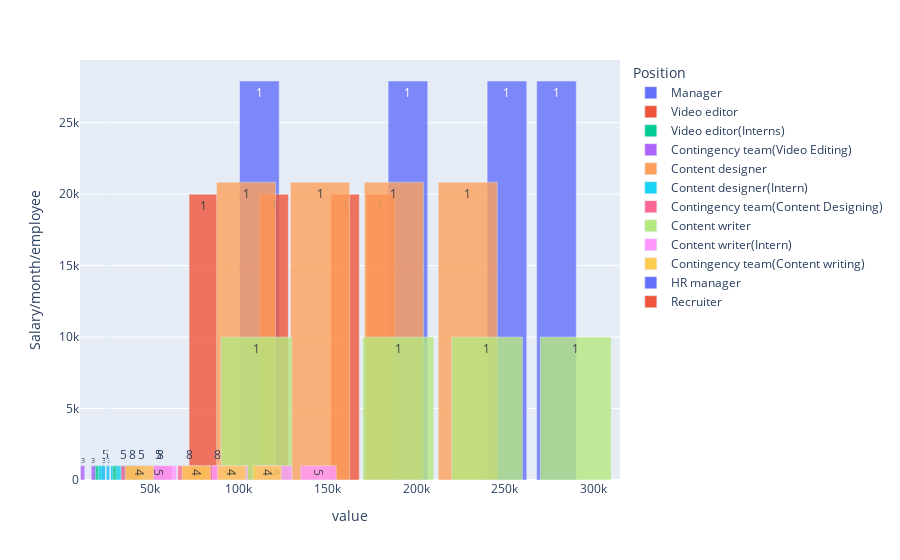

The notebook cell saved with this chart:
### Code cell
barchart = px.bar(
    data_frame=df,
    x=["Month 6", "Month 12", "Month 18", "Month 24"],
    y="Salary/month/employee",
    color="Position",              
    opacity=0.8,                 
    orientation="v",              
    barmode='overlay',
    

    text=['Number of employees', ''],          
    hover_name='Salary/month',
    
    labels={"Salary/month":"Salary per month", "Salary/year":"Salary per year"},
          
)
pio.show(barchart)

### Figure 1 — Plotly figure (JSON) as saved in the notebook; plotly's stock layout.template omitted (floating-point values rounded to 4 significant figures)
{"data": [{"alignmentgroup": "True", "hovertemplate": "<b>%{hovertext}</b><br><br>Position=Manager<br>value=%{x}<br>Salary/month/employee=%{y}<br>Number of employees=%{text}<extra></extra>", "hovertext": [27920.0, 27920.0, 27920.0, 27920.0], "legendgroup": "Manager", "marker": {"color": "#636efa", "opacity": 0.8, "pattern": {"shape": ""}}, "name": "Manager", "offsetgroup": "Manager", "orientation": "v", "showlegend": true, "text": [1, 1, 1, 1], "textposition": "auto", "type": "bar", "x": [111667, 195417, 251250, 279167], "xaxis": "x", "y": [27920.0, 27920.0, 27920.0, 27920.0], "yaxis": "y"}, {"alignmentgroup": "True", "hovertemplate": "<b>%{hovertext}</b><br><br>Position=Video editor<br>value=%{x}<br>Salary/month/employee=%{y}<br>Number of employees=%{text}<extra></extra>", "hovertext": [20000, 20000, 20000, 20000], "legendgroup": "Video editor", "marker": {"color": "#EF553B", "opacity": 0.8, "pattern": {"shape": ""}}, "name": "Video editor", "offsetgroup": "Video editor", "orientation": "v", "showlegend": true, "text": [1, 1, 1, 1], "textposition": "auto", "type": "bar", "x": [80000, 120000, 160000, 180000], "xaxis": "x", "y": [20000, 20000, 20000, 20000], "yaxis": "y"}, {"alignmentgroup": "True", "hovertemplate": "<b>%{hovertext}</b><br><br>Position=Video editor(Interns)<br>value=%{x}<br>Salary/month/employee=%{y}<br>Number of employees=%{text}<extra></extra>", "hovertext": [5000, 5000, 5000, 5000], "legendgroup": "Video editor(Interns)", "marker": {"color": "#00cc96", "opacity": 0.8, "pattern": {"shape": ""}}, "name": "Video editor(Interns)", "offsetgroup": "Video editor(Interns)", "orientation": "v", "showlegend": true, "text": [5, 5, 5, 5], "textposition": "auto", "type": "bar", "x": [20000, 30000, 40000, 45000], "xaxis": "x", "y": [1000, 1000, 1000, 1000], "yaxis": "y"}, {"alignmentgroup": "True", "hovertemplate": "<b>%{hovertext}</b><br><br>Position=Contingency team(Video Editing)<br>value=%{x}<br>Salary/month/employee=%{y}<br>Number of employees=%{text}<extra></extra>", "hovertext": [3000, 3000, 3000, 3000], "legendgroup": "Contingency team(Video Editing)", "marker": {"color": "#ab63fa", "opacity": 0.8, "pattern": {"shape": ""}}, "name": "Contingency team(Video Editing)", "offsetgroup": "Contingency team(Video Editing)", "orientation": "v", "showlegend": true, "text": [3, 3, 3, 3], "textposition": "auto", "type": "bar", "x": [12000, 18000, 24000, 27000], "xaxis": "x", "y": [1000, 1000, 1000, 1000], "yaxis": "y"}, {"alignmentgroup": "True", "hovertemplate": "<b>%{hovertext}</b><br><br>Position=Content designer<br>value=%{x}<br>Salary/month/employee=%{y}<br>Number of employees=%{text}<extra></extra>", "hovertext": [20830.0, 20830.0, 20830.0, 20830.0], "legendgroup": "Content designer", "marker": {"color": "#FFA15A", "opacity": 0.8, "pattern": {"shape": ""}}, "name": "Content designer", "offsetgroup": "Content designer", "orientation": "v", "showlegend": true, "text": [1, 1, 1, 1], "textposition": "auto", "type": "bar", "x": [104167, 145833, 187500, 229167], "xaxis": "x", "y": [20830.0, 20830.0, 20830.0, 20830.0], "yaxis": "y"}, {"alignmentgroup": "True", "hovertemplate": "<b>%{hovertext}</b><br><br>Position=Content designer(Intern)<br>value=%{x}<br>Salary/month/employee=%{y}<br>Number of employees=%{text}<extra></extra>", "hovertext": [5000, 5000, 5000, 5000], "legendgroup": "Content designer(Intern)", "marker": {"color": "#19d3f3", "opacity": 0.8, "pattern": {"shape": ""}}, "name": "Content designer(Intern)", "offsetgroup": "Content designer(Intern)", "orientation": "v", "showlegend": true, "text": [5, 5, 5, 5], "textposition": "auto", "type": "bar", "x": [25000, 35000, 45000, 55000], "xaxis": "x", "y": [1000, 1000, 1000, 1000], "yaxis": "y"}, {"alignmentgroup": "True", "hovertemplate": "<b>%{hovertext}</b><br><br>Position=Contingency team(Content Designing)<br>value=%{x}<br>Salary/month/employee=%{y}<br>Number of employees=%{text}<extra></extra>", "hovertext": [8000, 8000, 8000, 8000], "legendgroup": "Contingency team(Content Designing)", "marker": {"color": "#FF6692", "opacity": 0.8, "pattern": {"shape": ""}}, "name": "Contingency team(Content Designing)", "offsetgroup": "Contingency team(Content Designing)", "orientation": "v", "showlegend": true, "text": [8, 8, 8, 8], "textposition": "auto", "type": "bar", "x": [40000, 56000, 72000, 88000], "xaxis": "x", "y": [1000, 1000, 1000, 1000], "yaxis": "y"}, {"alignmentgroup": "True", "hovertemplate": "<b>%{hovertext}</b><br><br>Position=Content writer<br>value=%{x}<br>Salary/month/employee=%{y}<br>Number of employees=%{text}<extra></extra>", "hovertext": [10000, 10000, 10000, 10000], "legendgroup": "Content writer", "marker": {"color": "#B6E880", "opacity": 0.8, "pattern": {"shape": ""}}, "name": "Content writer", "offsetgroup": "Content writer", "orientation": "v", "showlegend": true, "text": [1, 1, 1, 1], "textposition": "auto", "type": "bar", "x": [110000, 190000, 240000, 290000], "xaxis": "x", "y": [10000, 10000, 10000, 10000], "yaxis": "y"}, {"alignmentgroup": "True", "hovertemplate": "<b>%{hovertext}</b><br><br>Position=Content writer(Intern)<br>value=%{x}<br>Salary/month/employee=%{y}<br>Number of employees=%{text}<extra></extra>", "hovertext": [5000, 5000, 5000, 5000], "legendgroup": "Content writer(Intern)", "marker": {"color": "#FF97FF", "opacity": 0.8, "pattern": {"shape": ""}}, "name": "Content writer(Intern)", "offsetgroup": "Content writer(Intern)", "orientation": "v", "showlegend": true, "text": [5, 5, 5, 5], "textposition": "auto", "type": "bar", "x": [55000, 95000, 120000, 145000], "xaxis": "x", "y": [1000, 1000, 1000, 1000], "yaxis": "y"}, {"alignmentgroup": "True", "hovertemplate": "<b>%{hovertext}</b><br><br>Position=Contingency team(Content writing)<br>value=%{x}<br>Salary/month/employee=%{y}<br>Number of employees=%{text}<extra></extra>", "hovertext": [4000, 4000, 4000, 4000], "legendgroup": "Contingency team(Content writing)", "marker": {"color": "#FECB52", "opacity": 0.8, "pattern": {"shape": ""}}, "name": "Contingency team(Content writing)", "offsetgroup": "Contingency team(Content writing)", "orientation": "v", "showlegend": true, "text": [4, 4, 4, 4], "textposition": "auto", "type": "bar", "x": [44000, 76000, 96000, 116000], "xaxis": "x", "y": [1000, 1000, 1000, 1000], "yaxis": "y"}, {"alignmentgroup": "True", "hovertemplate": "<b>%{hovertext}</b><br><br>Position=HR manager<br>value=%{x}<br>Salary/month/employee=%{y}<br>Number of employees=%{text}<extra></extra>", "hovertext": [25000, 25000, 25000, 25000], "legendgroup": "HR manager", "marker": {"color": "#636efa", "opacity": 0.8, "pattern": {"shape": ""}}, "name": "HR manager", "offsetgroup": "HR manager", "orientation": "v", "showlegend": true, "text": [1, 1, 1, 1], "textposition": "auto", "type": "bar", "x": [25000, 25000, 25000, 25000], "xaxis": "x", "y": [25000, 25000, 25000, 25000], "yaxis": "y"}, {"alignmentgroup": "True", "hovertemplate": "<b>%{hovertext}</b><br><br>Position=Recruiter<br>value=%{x}<br>Salary/month/employee=%{y}<br>Number of employees=%{text}<extra></extra>", "hovertext": [27500, 27500, 27500, 27500], "legendgroup": "Recruiter", "marker": {"color": "#EF553B", "opacity": 0.8, "pattern": {"shape": ""}}, "name": "Recruiter", "offsetgroup": "Recruiter", "orientation": "v", "showlegend": true, "text": [3, 3, 3, 3], "textposition": "auto", "type": "bar", "x": [27500, 27500, 27500, 27500], "xaxis": "x", "y": [9167.0, 9167.0, 9167.0, 9167.0], "yaxis": "y"}], "layout": {"barmode": "overlay", "legend": {"title": {"text": "Position"}, "tracegroupgap": 0}, "margin": {"t": 60}, "xaxis": {"anchor": "y", "domain": [0, 1], "title": {"text": "value"}}, "yaxis": {"anchor": "x", "domain": [0, 1], "title": {"text": "Salary/month/employee"}}}}
